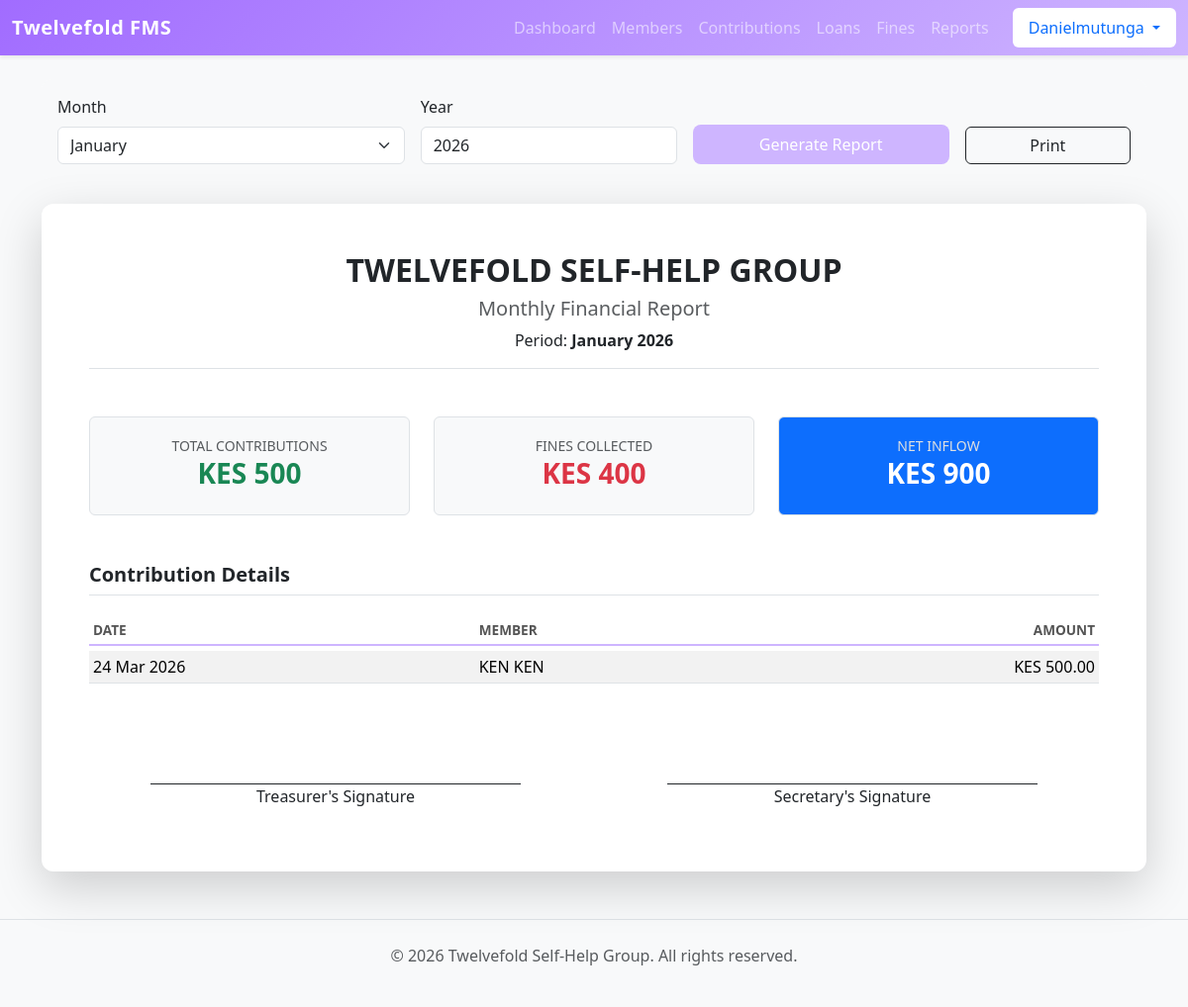
Screenshot of /finance/reports/ (signed in) with the database file from the repository.
### finance/models.py (models this page shows, shortened)
class Contribution(models.Model):
    member = models.ForeignKey(Member, on_delete=models.CASCADE)
    amount = models.DecimalField(max_digits=10, decimal_places=2)
    date = models.DateField(default=timezone.now)
    month_paid_for = models.CharField(
        max_length=20,
        choices=[
            ('January', 'January'), ('February', 'February'), ('March', 'March'),
            ('April', 'April'), ('May', 'May'), ('June', 'June'),
            ('July', 'July'), ('August', 'August'), ('September', 'September'),
            ('October', 'October'), ('November', 'November'), ('December', 'December')
        ]
    )

### members/models.py (models this page shows)
class Member(models.Model):
    user = models.OneToOneField(User, on_delete=models.SET_NULL, null=True, blank=True, related_name='member_profile')
    first_name = models.CharField(max_length=50)
    last_name = models.CharField(max_length=50)
    phone_number = models.CharField(
        max_length=15,
        unique=True,
        help_text="Format: 07XX XXX XXX"
    )
    date_joined = models.DateField(default=timezone.now)
    monthly_contribution_amount = models.DecimalField(max_digits=10, decimal_places=2, default=0.00, blank=True, null=True)
    is_active = models.BooleanField(default=True)
    def __str__(self):
        return f"{self.first_name} {self.last_name}"
    class Meta:
        ordering = ['first_name']

### finance/views.py (the view)
# urls.py: path('reports/', views.financial_report, name='financial_report'),
@login_required
def financial_report(request):
    selected_month = 'January'
    selected_year = 2026
    if request.method == 'GET' and 'month' in request.GET:
        form = ReportFilterForm(request.GET)
        if form.is_valid():
            selected_month = form.cleaned_data['month']
            selected_year = form.cleaned_data['year']
    else:
        form = ReportFilterForm(initial={'month': selected_month, 'year': selected_year})
    contributions = Contribution.objects.filter(month_paid_for=selected_month, date__year=selected_year)
    total_contributions = contributions.aggregate(Sum('amount'))['amount__sum'] or Decimal('0.00')
    loans_issued = Loan.objects.filter(issue_date__month__gte=1, issue_date__year=selected_year)
    fines = Fine.objects.filter(date_issued__year=selected_year, is_paid=True)
    total_fines = fines.aggregate(Sum('amount'))['amount__sum'] or Decimal('0.00')
    net_balance = total_contributions + total_fines
    context = {
        'form': form,
        'selected_month': selected_month,
        'selected_year': selected_year,
        'total_contributions': total_contributions,
        'total_fines': total_fines,
        'net_balance': net_balance,
        'contributions': contributions,
    }
    return render(request, 'finance/financial_report.html', context)

### finance/forms.py
class ReportFilterForm(forms.Form):
    MONTH_CHOICES = [
        ('January', 'January'), ('February', 'February'), ('March', 'March'),
        ('April', 'April'), ('May', 'May'), ('June', 'June'),
        ('July', 'July'), ('August', 'August'), ('September', 'September'),
        ('October', 'October'), ('November', 'November'), ('December', 'December')
    ]
    month = forms.ChoiceField(choices=MONTH_CHOICES, widget=forms.Select(attrs={'class': 'form-select'}))
    year = forms.IntegerField(initial=2026, widget=forms.NumberInput(attrs={'class': 'form-control'}))

### templates/finance/financial_report.html (shortened to what this page needs)
<!DOCTYPE html>
<html lang="en">
<head>
</head>
<body>
{% extends 'base.html' %}
{% block content %}
<div class="d-print-none mb-4">
    <div class="card bg-light">
        <div class="card-body">
            <form method="get" class="row g-3 align-items-end">
                <div class="col-md-4">
                    <label class="form-label">Month</label>
                    {{ form.month }}
                </div>
                <div class="col-md-3">
                    <label class="form-label">Year</label>
                    {{ form.year }}
                </div>
                <div class="col-md-3">
                    <button type="submit" class="btn btn-primary-custom w-100">Generate Report</button>
                </div>
                <div class="col-md-2">
                    <button type="button" onclick="window.print()" class="btn btn-outline-dark w-100">
                         Print
                    </button>
                </div>
            </form>
        </div>
    </div>
</div>
<div class="card shadow-lg border-0" id="print-area">
    <div class="card-body p-5">
        <div class="text-center mb-5 border-bottom pb-3">
            <h2 class="fw-bold text-uppercase">Twelvefold Self-Help Group</h2>
            <h5 class="text-muted">Monthly Financial Report</h5>
            <p class="mb-0">Period: <strong>{{ selected_month }} {{ selected_year }}</strong></p>
        </div>
        <div class="row text-center mb-5">
            <div class="col-md-4">
                <div class="p-3 border rounded bg-light">
                    <small class="text-muted text-uppercase">Total Contributions</small>
                    <h3 class="text-success fw-bold">KES {{ total_contributions }}</h3>
                </div>
            </div>
            <div class="col-md-4">
                <div class="p-3 border rounded bg-light">
                    <small class="text-muted text-uppercase">Fines Collected</small>
                    <h3 class="text-danger fw-bold">KES {{ total_fines }}</h3>
                </div>
            </div>
            <div class="col-md-4">
                <div class="p-3 border rounded bg-primary text-white">
                    <small class="text-uppercase" style="color: #e0e0e0;">Net Inflow</small>
                    <h3 class="fw-bold">KES {{ net_balance }}</h3>
                </div>
            </div>
        </div>
        <h5 class="fw-bold mb-3 border-bottom pb-2">Contribution Details</h5>
        <table class="table table-sm table-striped">
            <thead>
                <tr>
                    <th>Date</th>
                    <th>Member</th>
                    <th class="text-end">Amount</th>
                </tr>
            </thead>
            <tbody>
                {% for item in contributions %}
                <tr>
                    <td>{{ item.date|date:"d M Y" }}</td>
                    <td>{{ item.member }}</td>
                    <td class="text-end">KES {{ item.amount }}</td>
                </tr>
                {% empty %}
                <tr>
                    <td colspan="3" class="text-center text-muted">No contributions found for this month.</td>
                </tr>
                {% endfor %}
            </tbody>
        </table>
        <div class="row mt-5 pt-5">
            <div class="col-6 text-center">
                <div class="border-top border-dark w-75 mx-auto"></div>
                <p>Treasurer's Signature</p>
            </div>
            <div class="col-6 text-center">
                <div class="border-top border-dark w-75 mx-auto"></div>
                <p>Secretary's Signature</p>
            </div>
        </div>
    </div>
</div>
{% endblock %}

### templates/base.html (shortened to what this page needs)
{% load static %}
<!DOCTYPE html>
<html lang="en">
<head>
    <link rel="stylesheet" href="{% static 'css/bootstrap.min.css' %}">
    <link rel="stylesheet" href="{% static 'css/styles.css' %}">
</head>
<body class="bg-light">
    <nav class="navbar navbar-expand-lg navbar-dark navbar-custom mb-4 shadow-sm">
        <div class="container-fluid">
            <a class="navbar-brand fw-bold" href="{% url 'dashboard' %}">Twelvefold FMS</a>
            <div class="collapse navbar-collapse" id="navbarNav">
                {% if user.is_authenticated %}
                <ul class="navbar-nav ms-auto">
                    {% if user.is_staff or user.member_profile %}
                        <li class="nav-item"><a class="nav-link" href="{% url 'dashboard' %}">Dashboard</a></li>
                        <li class="nav-item"><a class="nav-link" href="{% url 'member_list' %}">Members</a></li>
                        <li class="nav-item"><a class="nav-link" href="{% url 'contribution_list' %}">Contributions</a></li>
                        <li class="nav-item"><a class="nav-link" href="{% url 'loan_list' %}">Loans</a></li>
                        <li class="nav-item"><a class="nav-link" href="{% url 'fine_list' %}">Fines</a></li>
                        <li class="nav-item"><a class="nav-link" href="{% url 'financial_report' %}">Reports</a></li>
                    {% endif %}
                    <li class="nav-item dropdown ms-3">
                        <a class="nav-link dropdown-toggle bg-white text-primary rounded px-3" href="#" role="button" data-bs-toggle="dropdown">
                             {{ user.username|title }}
                        </a>
                    </li>
                </ul>
                {% endif %}
            </div>
        </div>
    </nav>
    <div class="container">
        {% block content %}
        {% endblock %}
    </div>
    <footer class="text-center py-4 mt-5 text-muted border-top">
        <p>&copy; 2026 Twelvefold Self-Help Group. All rights reserved.</p>
    </footer>
</body>
</html>

### static/css/styles.css (style rules this page uses)
:root { --c-lavender-mist: #D3D3FF; --c-pale-purple: #CEB5FF; --c-dark-purple: #a16cff; --c-soft-blue: #8EC1DE; --c-vivid-blue: #38A8FF; --c-dark-blue: #0d6efd; }
body { background-color: #f4f7f6; font-family: 'Segoe UI', Tahoma, Geneva, Verdana, sans-serif; }
.navbar-custom { background: linear-gradient(135deg, var(--c-dark-purple), var(--c-pale-purple)); box-shadow: 0 2px 10px rgba(0,0,0,0.1); }
.navbar-brand { font-weight: 1000; letter-spacing: 0.5px; }
.card { border: none; border-radius: 12px; transition: transform 0.3s ease, box-shadow 0.3s ease; background-color: white; }
.btn-primary-custom { background-color: var(--c-pale-purple); border: none; padding: 8px 20px; border-radius: 8px; transition: all 0.2s; color: white; }
.table { border-collapse: separate; border-spacing: 0 5px; }
.table thead th { border-bottom: 2px solid var(--c-pale-purple); color: #555; font-weight: 600; text-transform: uppercase; font-size: 0.85rem; }

### rows the page displays
Contribution: month_paid_for "January", date "24 Mar 2026", member "KEN KEN", amount "500.00"

### other values shown
{{ user.username|title }} "Danielmutunga"
{{ selected_year }} "2026"
{{ total_contributions }} "500"
{{ total_fines }} "400"
{{ net_balance }} "900"
